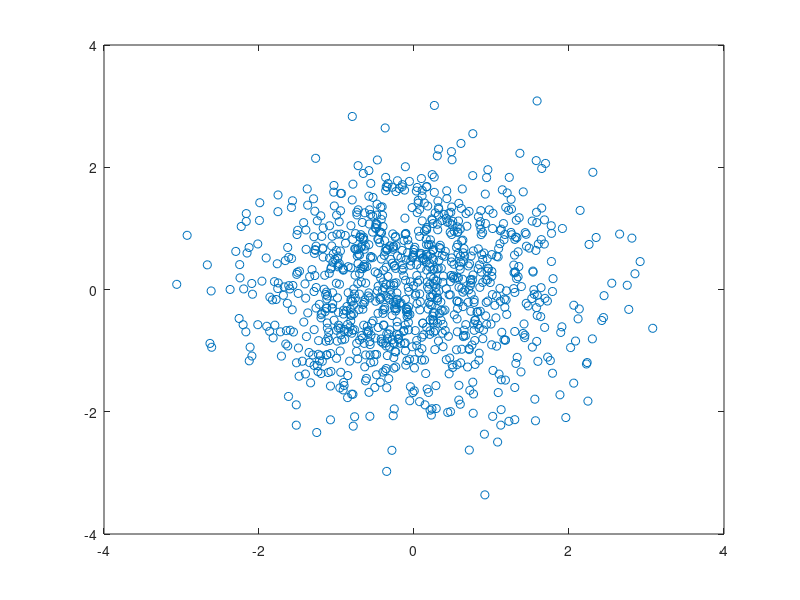

Source code (MATLAB):
% 2次元のガウス分布からのサンプルの生成
clc
clear
close all


% 標準正規分布からの乱数生成
x1 = randn(1000, 1);
x2 = randn(1000, 1);
x = [x1'
     x2'];
% 共分散行列
sigma = eye(2);
% sigma = [1 0.9
%        0.9 1];
L = chol(sigma)'; % cholだけだと上三角行列になるので転置する

% サンプルの生成
y = zeros(2, length(x));
for i = 1:1:length(x)
    y(:,i) = L * x(:,i);
end

f1 = figure;
figure(f1);
plot(y(1,:), y(2,:), 'o')